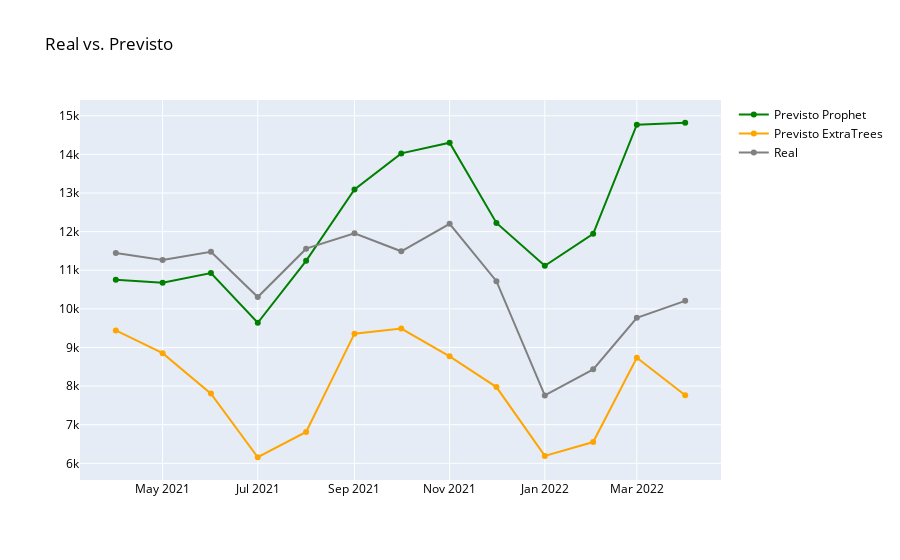

This figure's notebook cell:
### Markdown cell above
# Plot dos Três Métodos

### Code cell
fig = go.Figure(data=[
    go.Scatter(name='Previsto Prophet',x=forecast_tuned['ds'], y=forecast_tuned['yhat'], marker={'color': 'green'}),
    go.Scatter(name='Previsto ExtraTrees', x=df_r_teste['data'], y=pred_teste_et_tuned, marker={'color': 'orange'}),
    go.Scatter(name='Real', x=df_r_teste['data'], y=y_r_teste, marker={'color': 'gray'})
    ])
fig.update_layout(font=dict(color='black'), title_text='Real vs. Previsto')
fig.show()

### Figure 1 — Plotly figure (JSON) as saved in the notebook; plotly's stock layout.template omitted (floating-point values rounded to 4 significant figures)
{"data": [{"marker": {"color": "green"}, "name": "Previsto Prophet", "type": "scatter", "x": ["2021-04-01T00:00:00", "2021-05-01T00:00:00", "2021-06-01T00:00:00", "2021-07-01T00:00:00", "2021-08-01T00:00:00", "2021-09-01T00:00:00", "2021-10-01T00:00:00", "2021-11-01T00:00:00", "2021-12-01T00:00:00", "2022-01-01T00:00:00", "2022-02-01T00:00:00", "2022-03-01T00:00:00", "2022-04-01T00:00:00"], "y": [10750.0, 10670.0, 10930.0, 9640.0, 11250.0, 13090.0, 14030.0, 14300.0, 12230.0, 11120.0, 11940.0, 14770.0, 14820.0]}, {"marker": {"color": "orange"}, "name": "Previsto ExtraTrees", "type": "scatter", "x": ["2021-04-01", "2021-05-01", "2021-06-01", "2021-07-01", "2021-08-01", "2021-09-01", "2021-10-01", "2021-11-01", "2021-12-01", "2022-01-01", "2022-02-01", "2022-03-01", "2022-04-01"], "y": [9441.0, 8853.0, 7805.0, 6157.0, 6812.0, 9358.0, 9491.0, 8771.0, 7974.0, 6192.0, 6551.0, 8732.0, 7763.0]}, {"marker": {"color": "gray"}, "name": "Real", "type": "scatter", "x": ["2021-04-01", "2021-05-01", "2021-06-01", "2021-07-01", "2021-08-01", "2021-09-01", "2021-10-01", "2021-11-01", "2021-12-01", "2022-01-01", "2022-02-01", "2022-03-01", "2022-04-01"], "y": [11447, 11263, 11480, 10307, 11559, 11959, 11491, 12203, 10718, 7757, 8433, 9770, 10208]}], "layout": {"font": {"color": "black"}, "title": {"text": "Real vs. Previsto"}}}
